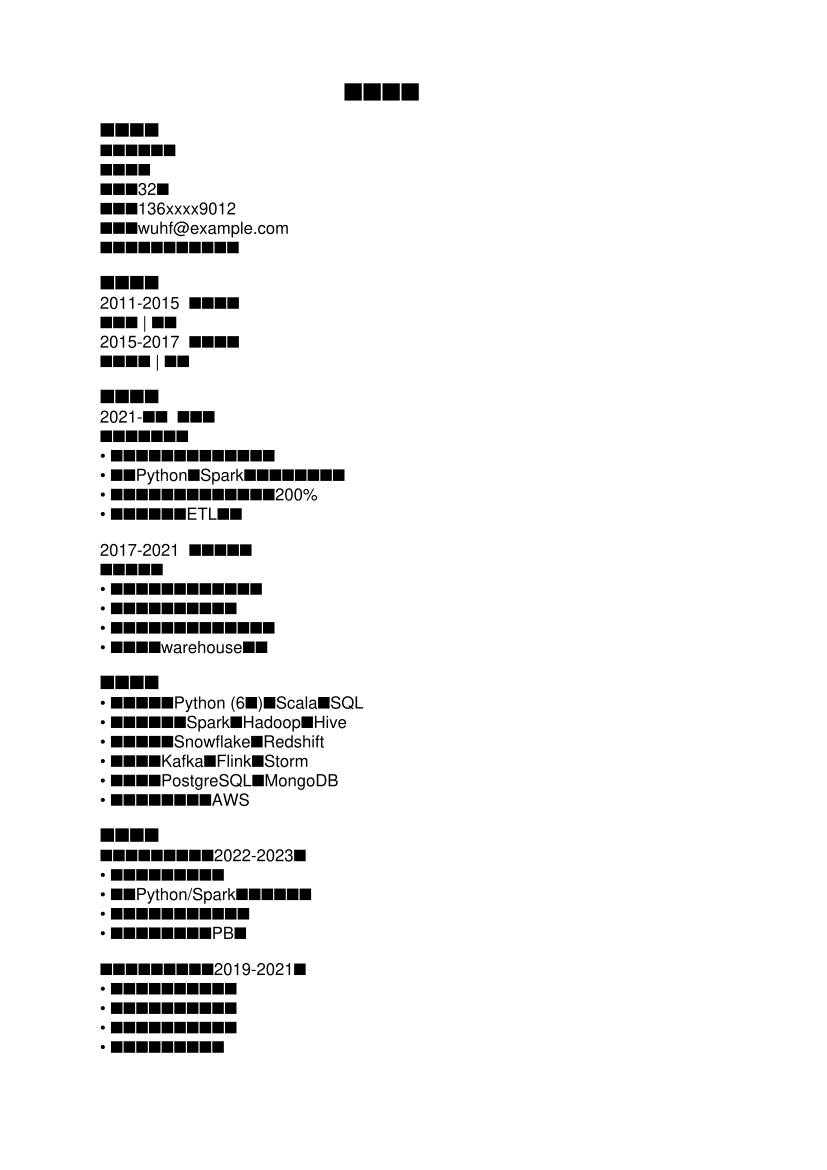

The Python source for this figure:
from reportlab.pdfgen import canvas
from reportlab.lib.pagesizes import A4
from reportlab.pdfbase import pdfmetrics
from reportlab.lib.units import inch
import os

def create_resume(filename, content):
    c = canvas.Canvas(filename, pagesize=A4)
    width, height = A4
    
    # 设置中文字体
    c.setFont("Helvetica", 12)
    
    # 写入内容
    y = height - inch
    for line in content.split('\n'):
        if not line.strip():
            y -= 12
            continue
        if line.startswith('个人简历'):
            c.setFont("Helvetica-Bold", 18)
            c.drawString(width/2 - 50, y, line)
            c.setFont("Helvetica", 12)
        elif any(line.startswith(section) for section in ['基本信息', '教育背景', '工作经验', '专业技能', '项目经验', '证书', '自我评价']):
            c.setFont("Helvetica-Bold", 14)
            c.drawString(inch, y, line)
            c.setFont("Helvetica", 12)
        else:
            c.drawString(inch, y, line)
        y -= 14
        if y < inch:
            c.showPage()
            y = height - inch
    
    c.save()

# 数据工程师简历内容
content = """个人简历

基本信息
姓名：吴海峰
性别：男
年龄：32岁
电话：136xxxx9012
邮箱：wuhf@example.com
现居地：上海市浦东新区

教育背景
2011-2015  复旦大学
统计学 | 本科
2015-2017  同济大学
数据科学 | 硕士

工作经验
2021-至今  阿里云
高级数据工程师
• 负责数据仓库架构设计和优化
• 使用Python和Spark开发数据处理管道
• 优化数据处理性能，提升效率200%
• 指导团队进行ETL开发

2017-2021  携程旅行网
数据工程师
• 设计实现用户行为分析平台
• 开发实时数据处理系统
• 构建机器学习特征工程流水线
• 优化数据warehouse架构

专业技能
• 编程语言：Python (6年)，Scala，SQL
• 大数据技术：Spark，Hadoop，Hive
• 数据仓库：Snowflake，Redshift
• 流处理：Kafka，Flink，Storm
• 数据库：PostgreSQL，MongoDB
• 云平台：阿里云，AWS

项目经验
阿里云数据湖平台（2022-2023）
• 设计实现数据湖架构
• 开发Python/Spark数据处理框架
• 实现实时和批处理双模式
• 日处理数据量达到PB级

携程用户画像系统（2019-2021）
• 设计用户特征工程框架
• 开发实时特征计算系统
• 构建用户行为分析模型
• 支持千万级用户分析

证书
• 阿里云数据分析专家认证
• AWS高级数据工程师认证
• Databricks Spark开发者认证
• CFA二级

自我评价
• 6年数据工程开发经验
• 精通大数据处理和分析
• 具有大规模数据架构设计经验
• 良好的问题分析和解决能力"""

if __name__ == '__main__':
    output_dir = os.path.dirname(__file__)
    create_resume(os.path.join(output_dir, 'data_engineer.pdf'), content)
